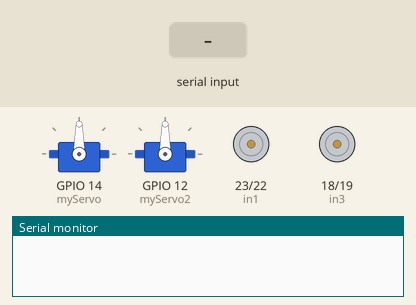
The sketch below on a simulated ESP32. Shown: 2 × servo, motor-driver pin pairs drawn as motors (green arrow = first pin HIGH = forward, orange = second pin HIGH = backward, longer = more drive, scaled by the enable pin), the last lines printed to the serial monitor. The test bench sets the inputs (shaded band).

Above: at 1.2 s.
1.3 s: "G\n" received over the second serial link
At 2.4 s:
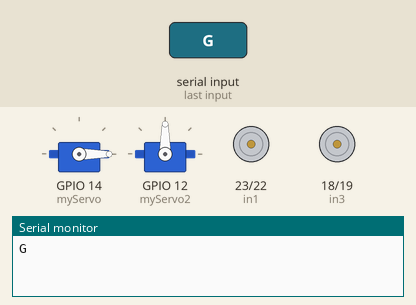
2.8 s: "V\n" received over the second serial link
At 3.6 s:
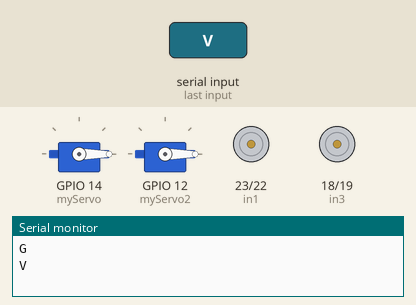
4.3 s: "F90\n" received over the second serial link
At 4.7 s:
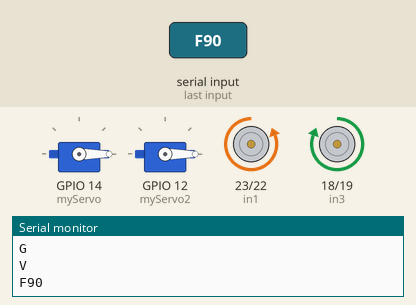
5.8 s: "L90\n" received over the second serial link
At 7.0 s:
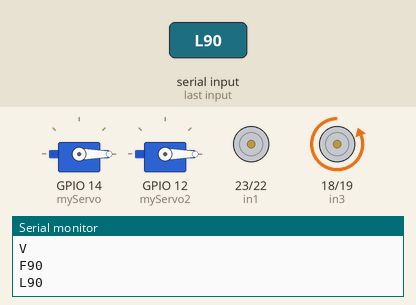
7.3 s: "R90\n" received over the second serial link
At 8.2 s:
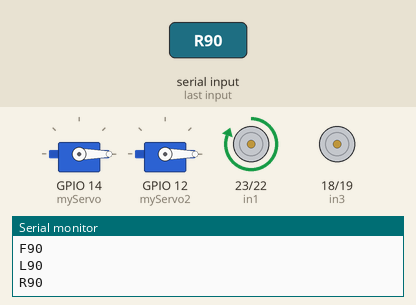
8.8 s: "Z90\n" received over the second serial link
At 9.3 s:
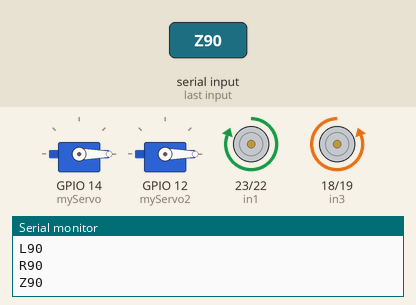
Timing chart, 0 to 11.3 s (numbered marks = the images above; inputs shaded):
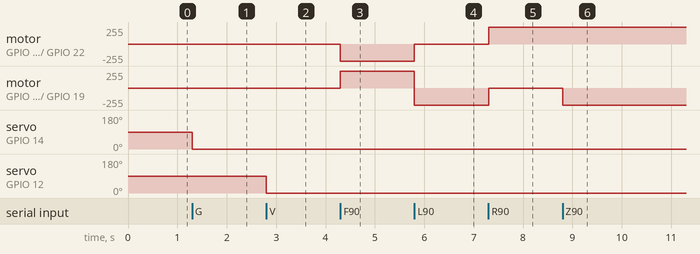

The sketch:

esp_contoljul8.ino
```cpp
#include <ESP32Servo.h>


HardwareSerial MoveSerial(2);
//hole side motors
int in1=23;
int in2=22;
int in4=19;
int in3=18;
int en1=21;
int en2=5;
unsigned long lastCommandTime=0;


Servo myServo;
Servo myServo2;
const int OPEN_ANGLE = 25;
const int CLOSE_ANGLE = 115;

bool servo_open=false;
bool forward_yes=false;

void forward()
{
   //move forward
   //holeside
   digitalWrite(in1,LOW);
   digitalWrite(in2,HIGH);

   //wholeside
   digitalWrite(in3,HIGH);
   digitalWrite(in4,LOW);


}

void backward()
{


   //holeside
   digitalWrite(in1,HIGH);
   digitalWrite(in2,LOW);

   //wholeside
   digitalWrite(in3,LOW);
   digitalWrite(in4,HIGH);


}

void right()
{

   //holeside
   digitalWrite(in1,HIGH);
   digitalWrite(in2,LOW);

   //wholeside
   digitalWrite(in3,LOW);
   digitalWrite(in4,LOW);

}


void left()
{

   //holeside
   digitalWrite(in1,LOW);
   digitalWrite(in2,LOW);

   //wholeside
   digitalWrite(in3,LOW);
   digitalWrite(in4,HIGH);
}
void stop()
{
  digitalWrite(in1,LOW);
  digitalWrite(in2,LOW);


  digitalWrite(in3,LOW);
  digitalWrite(in4,LOW);
}


void setup() {
  // put your setup code here, to run once:
   MoveSerial.begin(115200,SERIAL_8N1,16,17);
   Serial.begin(115200);
   pinMode(in1,OUTPUT);
pinMode(in2,OUTPUT);
pinMode(in3,OUTPUT);
pinMode(in4,OUTPUT);

pinMode(en1,OUTPUT);
pinMode(en2,OUTPUT);

digitalWrite(en1,HIGH);
digitalWrite(en2,HIGH);

myServo.attach(14,500,2500);
myServo2.attach(12,500,2600);
}

void loop() {
  // put your main code here, to run repeatedly:
   if (MoveSerial.available())
   {
    String msg=MoveSerial.readStringUntil('\n');
    Serial.println(msg);
    lastCommandTime=millis();
    if(msg.length() == 0)
    return;
    switch(msg[0])
    {
      case 'F':
        forward();
        break;

    case 'S':
        stop();
        break;

    case 'L':
        left();
        break;

    case 'R':
        right();
        break;

    case 'Z':
        backward();
        break;

    case 'G':
    {
        int angle = msg.substring(2).toInt();
        myServo.write(angle);
        break;
    }

    case 'V':
    {
        int angle = msg.substring(2).toInt();
        myServo2.write(angle);
        break;

    }


   }


   }

}
```

Measured:
- after the input at 1.3 s, servo on GPIO 14 (myServo): 90° → 0° at once
- after the input at 2.8 s, servo on GPIO 12 (myServo2): 90° → 0° at once
- after the input at 4.3 s, motor on GPIO 23 (in1) / GPIO 22 (in2): stopped → backward 255/255 at once; motor on GPIO 18 (in3) / GPIO 19 (in4): stopped → forward 255/255 at once
- after the input at 5.8 s, motor on GPIO 23 (in1) / GPIO 22 (in2): backward 255/255 → stopped at once; motor on GPIO 18 (in3) / GPIO 19 (in4): forward 255/255 → backward 255/255 at once
- after the input at 7.3 s, motor on GPIO 23 (in1) / GPIO 22 (in2): stopped → forward 255/255 at once; motor on GPIO 18 (in3) / GPIO 19 (in4): backward 255/255 → stopped at once
- after the input at 8.8 s, motor on GPIO 18 (in3) / GPIO 19 (in4): stopped → backward 255/255 at once
